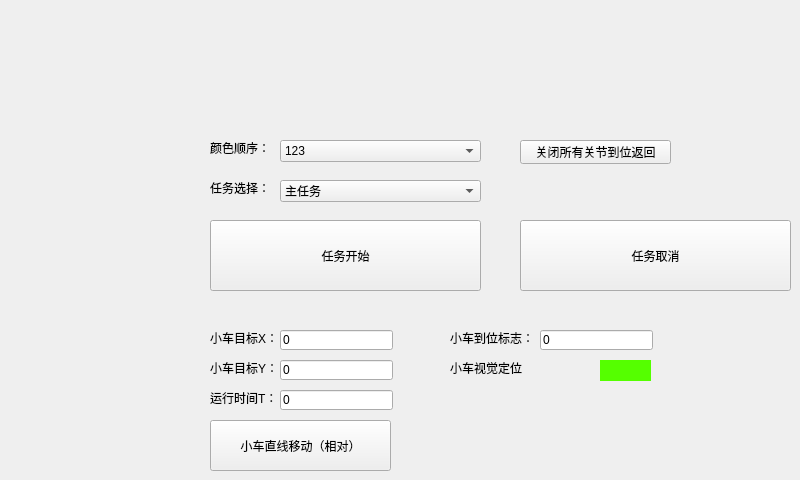
        <widget class="QWidget" name="tab_3">
         <property name="autoFillBackground">
          <bool>true</bool>
         </property>
         <attribute name="title">
          <string>任务界面</string>
         </attribute>
         <widget class="QLabel" name="label_61">
          <property name="geometry">
           <rect>
            <x>210</x>
            <y>180</y>
            <width>61</width>
            <height>16</height>
           </rect>
          </property>
          <property name="text">
           <string>任务选择：</string>
          </property>
         </widget>
         <widget class="QComboBox" name="comboBox_10">
          <property name="geometry">
           <rect>
            <x>280</x>
            <y>180</y>
            <width>201</width>
            <height>22</height>
           </rect>
          </property>
          <item>
           <property name="text">
            <string>主任务</string>
           </property>
          </item>
          <item>
           <property name="text">
            <string>子任务1（原料区物料抓取）</string>
           </property>
          </item>
          <item>
           <property name="text">
            <string>子任务2（粗加工区放置抓取）</string>
           </property>
          </item>
          <item>
           <property name="text">
            <string>子任务3_1（暂存区放置）</string>
           </property>
          </item>
          <item>
           <property name="text">
            <string>子任务3_2（暂存区码垛粗定位）</string>
           </property>
          </item>
          <item>
           <property name="text">
            <string>子任务3_3（暂存区码垛精定位）</string>
           </property>
          </item>
         </widget>
         <widget class="QComboBox" name="comboBox_11">
          <property name="geometry">
           <rect>
            <x>280</x>
            <y>140</y>
            <width>201</width>
            <height>22</height>
           </rect>
          </property>
          <item>
           <property name="text">
            <string>123</string>
           </property>
          </item>
          <item>
           <property name="text">
            <string>132</string>
           </property>
          </item>
          <item>
           <property name="text">
            <string>213</string>
           </property>
          </item>
          <item>
           <property name="text">
            <string>231</string>
           </property>
          </item>
          <item>
           <property name="text">
            <string>312</string>
           </property>
          </item>
          <item>
           <property name="text">
            <string>321</string>
           </property>
          </item>
         </widget>
         <widget class="QLabel" name="label_62">
          <property name="geometry">
           <rect>
            <x>210</x>
            <y>140</y>
            <width>61</width>
            <height>16</height>
           </rect>
          </property>
          <property name="text">
           <string>颜色顺序：</string>
          </property>
         </widget>
         <widget class="QPushButton" name="pushButton_14">
          <property name="geometry">
           <rect>
            <x>210</x>
            <y>220</y>
            <width>271</width>
            <height>71</height>
           </rect>
          </property>
          <property name="text">
           <string>任务开始</string>
          </property>
         </widget>
         <widget class="QPushButton" name="pushButton_15">
          <property name="geometry">
           <rect>
            <x>520</x>
            <y>140</y>
            <width>151</width>
            <height>24</height>
           </rect>
          </property>
          <property name="text">
           <string>关闭所有关节到位返回</string>
          </property>
         </widget>
         <widget class="QPushButton" name="pushButton_16">
          <property name="geometry">
           <rect>
            <x>520</x>
            <y>220</y>
            <width>271</width>
            <height>71</height>
           </rect>
          </property>
          <property name="text">
           <string>任务取消</string>
          </property>
         </widget>
         <widget class="QLabel" name="label_63">
          <property name="geometry">
           <rect>
            <x>210</x>
            <y>330</y>
            <width>71</width>
            <height>16</height>
           </rect>
          </property>
          <property name="text">
           <string>小车目标X：</string>
          </property>
         </widget>
         <widget class="QLineEdit" name="lineEdit_27">
          <property name="geometry">
           <rect>
            <x>280</x>
            <y>330</y>
            <width>113</width>
            <height>20</height>
           </rect>
          </property>
          <property name="text">
           <string>0</string>
          </property>
         </widget>
         <widget class="QLineEdit" name="lineEdit_28">
          <property name="geometry">
           <rect>
            <x>280</x>
            <y>360</y>
            <width>113</width>
            <height>20</height>
           </rect>
          </property>
          <property name="text">
           <string>0</string>
          </property>
         </widget>
         <widget class="QLabel" name="label_64">
          <property name="geometry">
           <rect>
            <x>210</x>
            <y>360</y>
            <width>71</width>
            <height>16</height>
           </rect>
          </property>
          <property name="text">
           <string>小车目标Y：</string>
          </property>
         </widget>
         <widget class="QLineEdit" name="lineEdit_29">
          <property name="geometry">
           <rect>
            <x>280</x>
            <y>390</y>
            <width>113</width>
            <height>20</height>
           </rect>
          </property>
          <property name="text">
           <string>0</string>
          </property>
         </widget>
         <widget class="QLabel" name="label_65">
          <property name="geometry">
           <rect>
            <x>210</x>
            <y>390</y>
            <width>71</width>
            <height>16</height>
           </rect>
          </property>
          <property name="text">
           <string>运行时间T：</string>
          </property>
         </widget>
         <widget class="QPushButton" name="pushButton_17">
          <property name="geometry">
           <rect>
            <x>210</x>
            <y>420</y>
            <width>181</width>
            <height>51</height>
           </rect>
          </property>
          <property name="text">
           <string>小车直线移动（相对）</string>
          </property>
         </widget>
         <widget class="QLineEdit" name="lineEdit_30">
          <property name="geometry">
           <rect>
            <x>540</x>
            <y>330</y>
            <width>113</width>
            <height>20</height>
           </rect>
          </property>
          <property name="text">
           <string>0</string>
          </property>
          <property name="readOnly">
           <bool>true</bool>
          </property>
         </widget>
         <widget class="QLabel" name="label_66">
          <property name="geometry">
           <rect>
            <x>450</x>
            <y>330</y>
            <width>91</width>
            <height>16</height>
           </rect>
          </property>
          <property name="text">
           <string>小车到位标志：</string>
          </property>
         </widget>
         <widget class="QLabel" name="label_67">
          <property name="geometry">
           <rect>
            <x>450</x>
            <y>360</y>
            <width>81</width>
            <height>16</height>
           </rect>
          </property>
          <property name="text">
           <string>小车视觉定位</string>
          </property>
         </widget>
         <widget class="QSwitchButton" name="widget_10" native="true">
          <property name="geometry">
           <rect>
            <x>600</x>
            <y>360</y>
            <width>51</width>
            <height>21</height>
           </rect>
          </property>
          <property name="styleSheet">
           <string notr="true">background-color: rgb(85, 255, 0);</string>
          </property>
         </widget>
        </widget>
